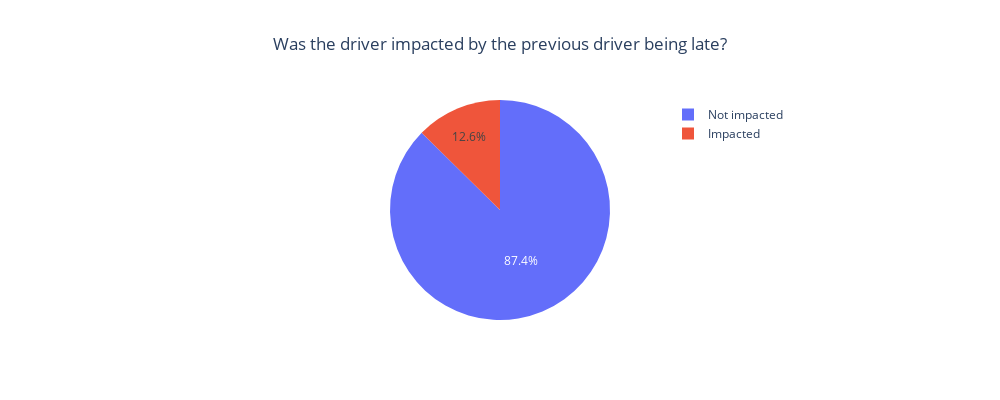

The notebook cell this image was saved under:
### Code cell
fig = px.pie(dataset_join_clean, names='delay_status', title= 'Was the driver impacted by the previous driver being late?', width = 1000, height=400)
fig.update_layout(title_x=0.5, legend=dict(x= 0.7))
fig.show();

### Figure 1 — Plotly figure (JSON) as saved in the notebook; plotly's stock layout.template omitted (floating-point values rounded to 4 significant figures; data arrays with more than 128 entries replaced by an {"elided": "..."} marker saying what was removed)
{"data": [{"domain": {"x": [0, 1], "y": [0, 1]}, "hovertemplate": "delay_status=%{label}<extra></extra>", "labels": {"elided": "1729 str values"}, "legendgroup": "", "name": "", "showlegend": true, "type": "pie"}], "layout": {"height": 400, "legend": {"tracegroupgap": 0, "x": 0.7}, "title": {"text": "Was the driver impacted by the previous driver being late?", "x": 0.5}, "width": 1000}}
